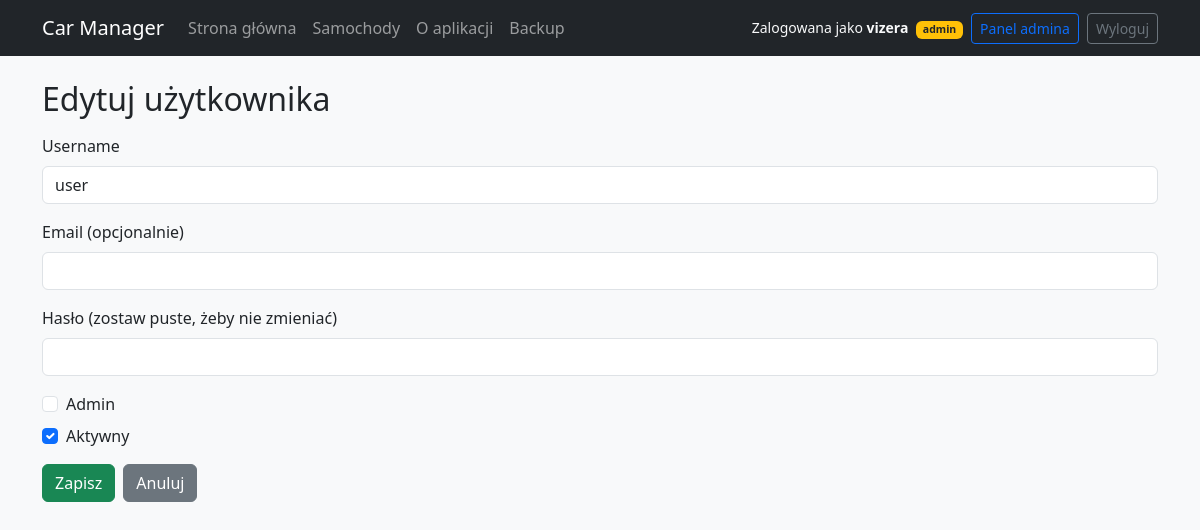
/admin/users/2/edit (signed in), run on the app's committed database.
### car_manager/models.py (models this page shows, shortened)
class User(db.Model, UserMixin):
    id = db.Column(db.Integer, primary_key=True)
    username = db.Column(db.String(64), unique=True, nullable=False, index=True)
    email = db.Column(db.String(255), unique=True, index=True, nullable=True)
    password_hash = db.Column(db.String(255), nullable=False)
    is_admin = db.Column(db.Boolean, default=False, nullable=False)
    is_active = db.Column(db.Boolean, default=True, nullable=False)
    created_at = db.Column(db.DateTime, default=datetime.utcnow, nullable=False)
    cars = db.relationship("Car", secondary=car_owners, back_populates="owners")

### car_manager/routes_admin.py (the view, shortened to what this page needs)
    @app.route("/admin/users/<int:user_id>/edit", methods=["GET", "POST"])
    @admin_required
    def admin_user_edit(user_id: int):
        u = User.query.get_or_404(user_id)
        return render_template("admin/user_form.html", mode="edit", u=u)

### car_manager/models.py (called while the page is built)
@login_manager.user_loader
def load_user(user_id: str):
    try:
        return User.query.get(int(user_id))
    except Exception:
        return None

### car_manager/routes_admin.py (called while the page is built)
def admin_required(view):
    @wraps(view)
    @login_required
    def wrapped(*args, **kwargs):
        if not getattr(current_user, "is_admin", False):
            flash("Brak uprawnień admina.", "danger")
            return redirect(url_for("dashboard"))
        return view(*args, **kwargs)
    return wrapped

### templates/admin/user_form.html
{% extends "base.html" %}
{% block content %}
<h2>
  {% if mode == "new" %}Dodaj użytkownika{% else %}Edytuj użytkownika{% endif %}
</h2>
<form method="post" class="mt-3" autocomplete="off">
  <div class="mb-3">
    <label class="form-label">Username</label>
    <input class="form-control" name="username" value="{{ u.username if u else '' }}" required>
  </div>
  <div class="mb-3">
    <label class="form-label">Email (opcjonalnie)</label>
    <input class="form-control" name="email" value="{{ u.email if u and u.email else '' }}">
  </div>
  <div class="mb-3">
    <label class="form-label">Hasło {% if mode == "edit" %}(zostaw puste, żeby nie zmieniać){% endif %}</label>
    <input class="form-control" name="password" type="password">
  </div>
  <div class="form-check mb-2">
    <input class="form-check-input" type="checkbox" name="is_admin" id="is_admin"
           {% if u and u.is_admin %}checked{% endif %}>
    <label class="form-check-label" for="is_admin">Admin</label>
  </div>
  <div class="form-check mb-3">
    <input class="form-check-input" type="checkbox" name="is_active" id="is_active"
           {% if not u or u.is_active %}checked{% endif %}>
    <label class="form-check-label" for="is_active">Aktywny</label>
  </div>
  <div class="d-flex gap-2">
    <button class="btn btn-success">Zapisz</button>
    <a class="btn btn-secondary" href="{{ url_for('admin_users') }}">Anuluj</a>
  </div>
</form>
{% endblock %}

### templates/base.html (shortened to what this page needs)
<!doctype html>
<html lang="pl">
<head>
  <link rel="stylesheet" href="https://cdn.jsdelivr.net/npm/bootstrap@5.3.3/dist/css/bootstrap.min.css">
</head>
<body class="bg-light">
  <nav class="navbar navbar-expand-lg navbar-dark bg-dark mb-4">
    <div class="container">
      <a class="navbar-brand" href="{{ url_for('dashboard') }}">Car Manager</a>
      <div class="collapse navbar-collapse" id="mainNav">
        <ul class="navbar-nav me-auto mb-2 mb-lg-0">
          <li class="nav-item">
            <a class="nav-link" href="{{ url_for('dashboard') }}">Strona główna</a>
          </li>
          <li class="nav-item">
            <a class="nav-link" href="{{ url_for('list_cars') }}">Samochody</a>
          </li>
          <li class="nav-item">
            <a class="nav-link" href="{{ url_for('about') }}">O aplikacji</a>
          </li>
          {% if current_user.is_authenticated and current_user.is_admin %}
          <li class="nav-item">
            <a class="nav-link" href="{{ url_for('backup_page') }}">Backup</a>
          </li>
          {% endif %}
        </ul>
        <div class="d-flex align-items-center gap-2">
          {% if current_user.is_authenticated %}
            <span class="text-light small">
              Zalogowana jako <b>{{ current_user.username }}</b>
              {% if current_user.is_admin %}
                <span class="badge bg-warning text-dark ms-1">admin</span>
              {% endif %}
            </span>
            {% if current_user.is_admin %}
              <a class="btn btn-sm btn-outline-primary" href="{{ url_for('admin_users') }}">
                Panel admina
              </a>
            {% endif %}
            <a class="btn btn-sm btn-outline-secondary" href="{{ url_for('logout') }}">
              Wyloguj
            </a>
          {% else %}
            <a class="btn btn-sm btn-primary" href="{{ url_for('login') }}">
              Zaloguj
            </a>
          {% endif %}
        </div>
      </div>
    </div>
  </nav>
  <main class="container">
    {% block content %}{% endblock %}
  </main>
</body>
</html>

### data on the page
User: username "vizera"
User: username "user", is_active "☑"
